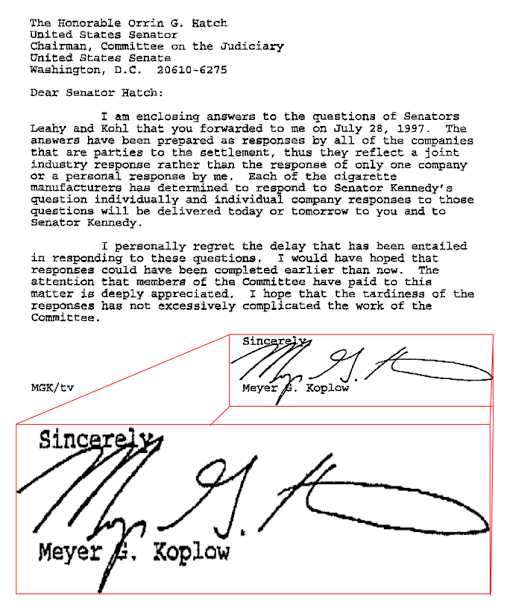
#> input picture input_image.png, 507 x 605 px
$ python -i signature_extraction.py   (imports and definitions only)
#> lines starting #> are read from the running program, lines starting #| are printed output that depends on the picture; after the words box and inside, x2 and y2 are one past the last pixel; in counts of white or black regions, pixels touching at a corner belong together

import cv2
import numpy as np
from skimage import measure, morphology
from skimage.measure import regionprops
import os

def extract_signatures(input_path, output_dir='./outputs'):
#> called with input_path = 'input_image.png', output_dir = './outputs'
    if not os.path.exists(output_dir):
        os.makedirs(output_dir)

    img = cv2.imread(input_path, cv2.IMREAD_GRAYSCALE)
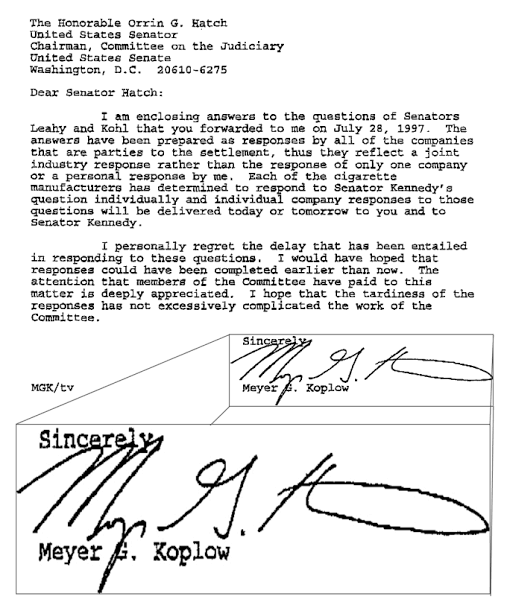
#> img: shape (605, 507); min 0, max 255, mean 231.7
    if img is None:
        raise ValueError(f"Could not read image from {input_path}")

    _, img_bin = cv2.threshold(img, 127, 255, cv2.THRESH_BINARY_INV)
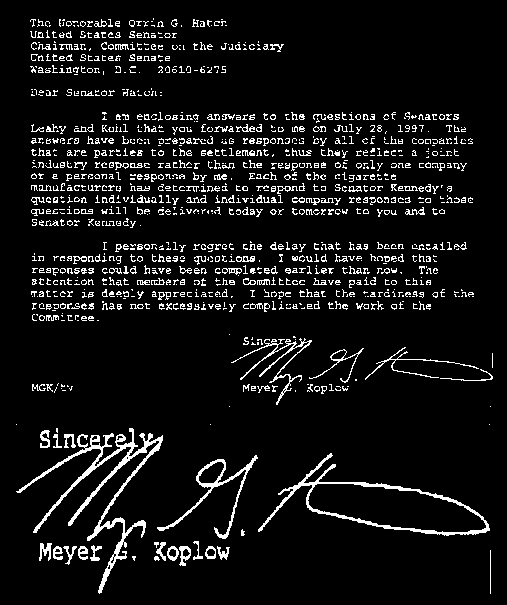
#> img_bin: shape (605, 507); 7.8% white in thin lines or dots, all inside (x1, y1, x2, y2) = (16, 18, 493, 594)
    blobs_labels = measure.label(img_bin, background=0)
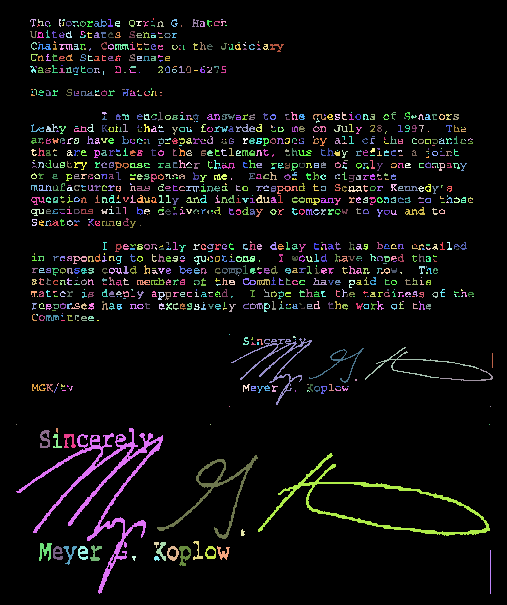
#> blobs_labels: shape (605, 507) int64; 1161 distinct labels, from 0 to 1160; one colour per label, 0 black

    total_area = 0
    counter = 0
    the_biggest_component = 0

    for region in regionprops(blobs_labels):
        if region.area > 10:
            total_area += region.area
            counter += 1
        if region.area > the_biggest_component:
            the_biggest_component = region.area
#> this loop made 1160 passes
#> (total_area, the_biggest_component) on passes 6, 72, 76: (85, 41), (849, 42), (951, 51)
#> total_area on passes 3, 4, 7, 8, 9, 11: 32, 44, 103, 127, 155, 174
#> after the loop, counter = 773; the_biggest_component = 2766; total_area = 22416

    if counter == 0:
        raise ValueError("No significant components found in the image")

    average_area = total_area / counter
#> average_area = 29

    small_size_threshold = ((average_area / 84) * 250) + 100
#> small_size_threshold = 186.3
    large_size_threshold = small_size_threshold * 18
#> large_size_threshold = 3353.5

    cleaned = morphology.remove_small_objects(blobs_labels, small_size_threshold)
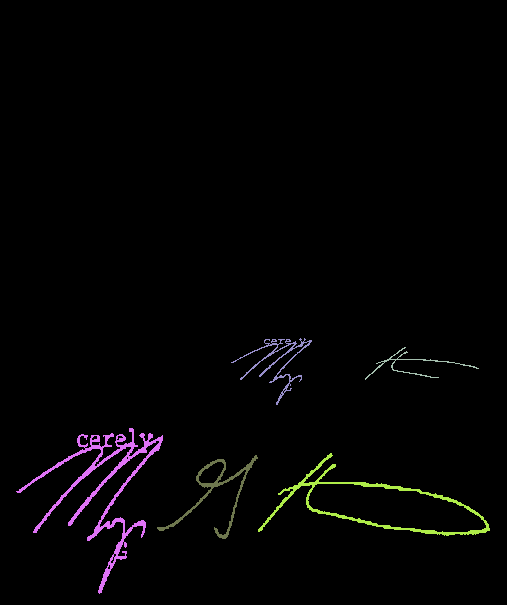
#> cleaned: shape (605, 507) int64; 6 distinct labels, from 0 to 1144; one colour per label, 0 black

    component_sizes = np.bincount(cleaned.ravel())
#> component_sizes = 1145 values, max 300587 at index 0, min 0 at index 1, mean 267.9
    too_large = component_sizes > large_size_threshold
    too_large_mask = too_large[cleaned]
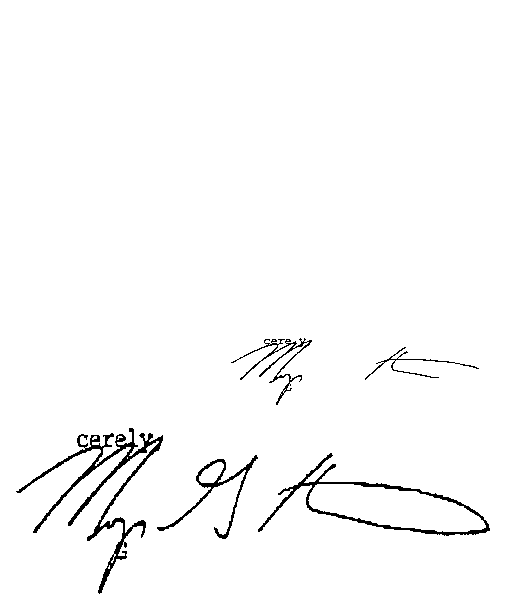
#> too_large_mask: shape (605, 507) bool; 98% white; 5 black regions, box (x1, y1, x2, y2) and area: (16, 428, 163, 594) 2766, (258, 453, 490, 536) 1654, (157, 455, 258, 539) 839, (231, 338, 312, 405) 614, (365, 347, 479, 380) 275
    cleaned[too_large_mask] = 0

    result = (cleaned > 0).astype('uint8') * 255

    output_path = os.path.join(output_dir, os.path.basename(input_path))
    cv2.imwrite(output_path, result)

    return result

>>> result = extract_signatures('input_image.png')
